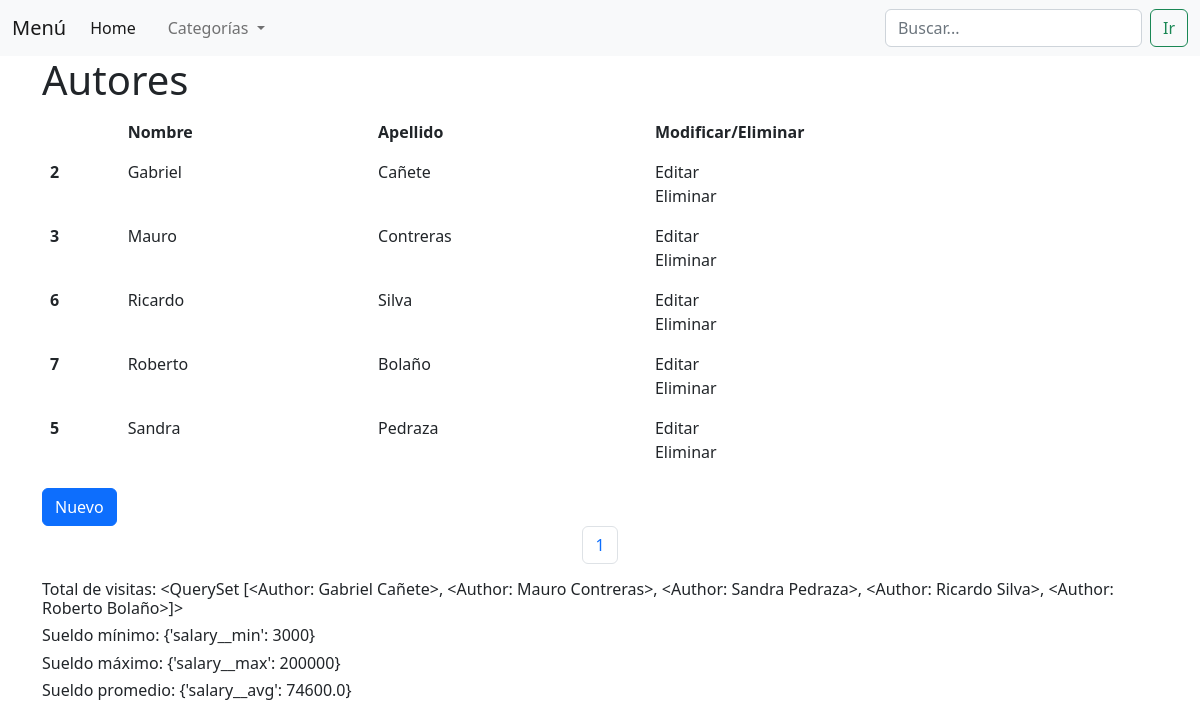
Before: /autores with the older database file.
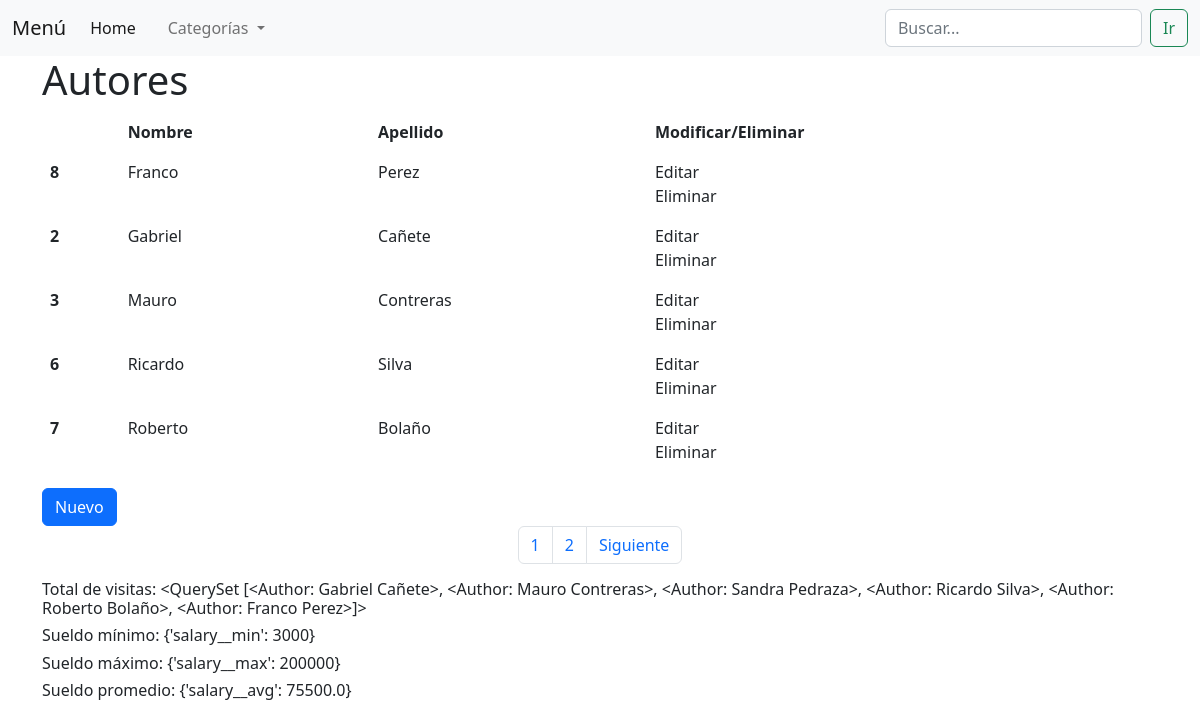
After: the same page with the newer database file.
### blog/models.py (models this page shows)
class Author(models.Model):
    name = models.CharField('Nombre', max_length=100)
    last_name = models.CharField('Apellido', max_length=100)
    document = models.IntegerField('DNI')
    salary = models.IntegerField('Sueldo')
    date_birth = models.DateTimeField(
        'Fecha de nacimiento',
        blank=True,
        null=True,
        default=timezone.now
    )
    class Meta:
        verbose_name = 'Autor'
        verbose_name_plural = 'Autores'
    def __str__(self):
        return self.name + ' ' + self.last_name
    objects = AuthorSalaryManager()

### blog/views.py (the view)
# urls.py: path('autores', views.AuthorListView.as_view(), name='autores'),
class AuthorListView(ListView):
    template_name = "autores/autores.html"
    paginate_by = 5
    ordering = 'name'
    model = Author
    context_object_name = 'creador'
    def get_context_data(self, **kwargs):
        context = super().get_context_data(**kwargs)
        context["cont_visit"] = Author.objects.contar_visitas()
        context["sueldo_min"] = Author.objects.calcular_sueldo_min()
        context["sueldo_max"] = Author.objects.calcular_sueldo_max()
        context["sueldo_promedio"] = Author.objects.calcular_sueldo_promedio()
        return context

### blog/managers.py (called while the page is built)
    def contar_visitas(self):
        resultado = self.annotate(
            num_visitas=Count('id')
        )
        return resultado

    def calcular_sueldo_max(self):
        resultado = self.aggregate(Max('salary'))
        return resultado

    def calcular_sueldo_min(self):
        resultado = self.aggregate(Min('salary'))
        return resultado

    def calcular_sueldo_promedio(self):
        resultado = self.aggregate(Avg('salary'))
        return resultado

### blog/templates/autores/autores.html (shortened to what this page needs)
{% extends 'base.html' %}
{% block content %}
{% include 'includes/header.html' %}
    <div class="container">
        <h1>Autores</h1>
    </div>
    <div class="container">
        <table class="table table-borderless">
            <thead>
            <tr>
                <th scope="col"></th>
                <th scope="col">Nombre</th>
                <th scope="col">Apellido</th>
                <th scope="col">Modificar/Eliminar</th>
            </tr>
            </thead>
            <tbody>
                {% for a in creador %}
            <tr>
                <th scope="row">{{a.id}}</th>
                <td>{{a.name}}</td>
                <td>{{a.last_name}}</td>
                <td>
                    <a class="nav-link" href="{% url 'urls_app:modificar-autor' a.id %}">Editar</a>
                    <a class="nav-link" href="{% url 'urls_app:eliminar-autor' a.id %}">Eliminar</a>
                </td>
            </tr>
            {% endfor %}
            </tbody>
        </table>
    </div>
    <div class="container">
        <a class="btn btn-primary" href="nuevo_autor">Nuevo</a>
    </div>
    <nav aria-label="Page navigation example">
        <ul class="pagination justify-content-center">
            {% for pagina in paginator.page_range %}
            <li class="page-item">
                <a class="page-link" href="?page={{pagina}}"> {{pagina}} </a>
            </li>
            {% endfor %}
            {% if page_obj.has_next %}
            <li class="page-item">
                <a class="page-link" href="?page={{ page_obj.next_page_number }}">Siguiente</a>
            </li>
            {% endif %}
        </ul>
    </nav>
    <div class="container">
        <h6>Total de visitas: {{cont_visit}} </h6>
        <h6>Sueldo mínimo: {{sueldo_min}} </h6>
        <h6>Sueldo máximo: {{sueldo_max}} </h6>
        <h6>Sueldo promedio: {{sueldo_promedio}} </h6>
    </div>
{% endblock content %}

Changed rows visible on the page:
no longer on this page (row unchanged): Author: id "5", name "Sandra", last_name "Pedraza"
added Author: id "8", name "Franco", last_name "Perez"
computed for Author "Gabriel": name+last_name "<QuerySet [<Author: Gabriel Cañete>, <Author: Mauro Contreras>, <Author: Sandra Pedraza>, <Author: Ricardo Silva>, <Author: Roberto Bolaño>]>" → "…Ricardo Silva>, <Author: Roberto Bolaño>, <Author: Franco Perez>]>"
Other visible differences:
{{ sueldo_promedio }}: "{'salary__avg': 74600.0}" → "{'salary__avg': 75500.0}"
new list line: "2"
text now shown: "Siguiente"
